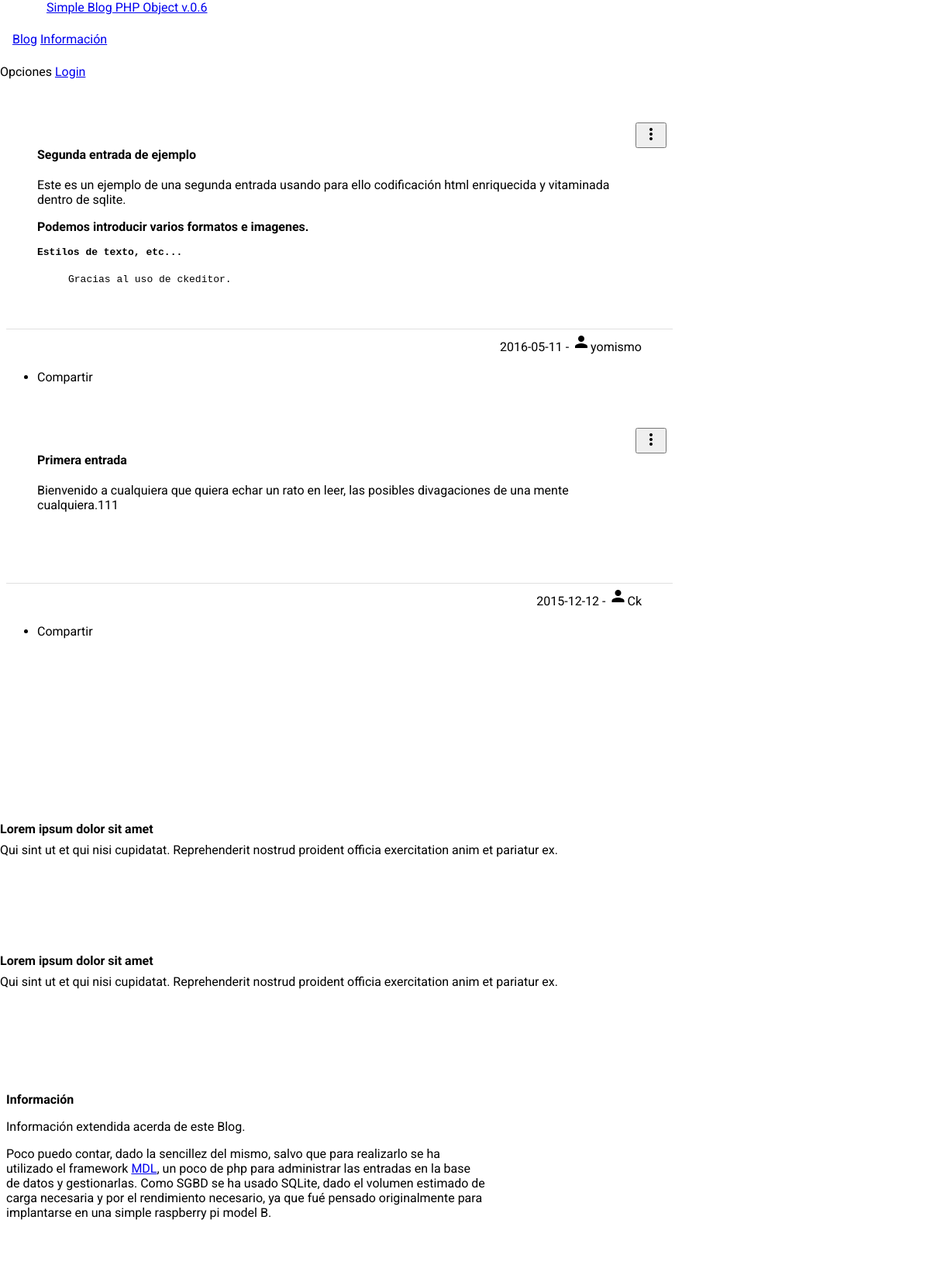
The page / on the database its author committed.
### tables this page shows
CREATE TABLE "entradas" ("id" INTEGER PRIMARY KEY  AUTOINCREMENT  NOT NULL , "titulo" TEXT NOT NULL , "entrada" TEXT, "autor" TEXT, "fecha" TEXT DEFAULT CURRENT_DATE, "extra" TEXT);

### object_blog/object_blog_database.php (called while the page is built, shortened)
<?php
class Database
{
    private static $db = null;
    private $nombrefiledb='blog.sqlite';
    private static $pdo;
    public static function getInstance()
    {
        if (self::$db === null) {
            self::$db = new self();
        }
        return self::$db;
    }
    public function getDb()
    {
        if (self::$pdo == null) {
            self::$pdo = new SQLite3($this->nombrefiledb);
            self::$pdo->busyTimeout(5000);
        }
        return self::$pdo;
    }
}
?>

### object_blog/object_blog_control.php (called while the page is built, shortened)
<?php
if (file_exists("object_blog/object_blog_database.php")) {
  require("object_blog/object_blog_database.php");}
else {echo'ERROR!!!';}
class object_blog_control {
	public function listarSQL($sentencia){
    try {
				$this->resultados = Database::getInstance()->getDb()->query($sentencia);
				return true;
		} catch (PDOException $e) {
				return false;
		}
	}
}
?>

### object_blog/object_blog_view.php (the view, shortened to what this page needs)
<?php
class object_blog_view {
public $html='';
public function __construct2($title,$descripcion) {
  if ($title!=''){
    $this->html=str_replace('%%title%%',$title,$this->htmlcab);
  }
  if ($descripcion!=''){
    $this->html=str_replace('%%descripcion%%',$descripcion,$this->html);
  }
}
public function v_control1($control){
	if ($control===TRUE) {
    $this->html=$this->html.'
    <a href="index.php?p=blog&cblog=nuevae" class="mdl-button mdl-js-button mdl-button--raised mdl-button--colored" data-toggle="modal">Nueva entrada</a>
    <a href="index.php?p=blog" class="mdl-button mdl-js-button mdl-button--raised mdl-button--colored" data-toggle="modal">Regargar</a>
    <a href="#ModalInfo" class="mdl-button mdl-js-button mdl-button--raised mdl-button--colored" data-toggle="modal">Informacion</a>
    <a href="#modalAyuda" class="mdl-button mdl-js-button mdl-button--raised mdl-button--colored" data-toggle="modal">Ayuda</a>
    <a href="index.php?action=logout" class="mdl-button mdl-js-button mdl-button--raised mdl-button--colored" data-toggle="modal">Cerrar Sesion</a>
    ';
		} else {
        $this->html=$this->html.
        '<a class="mdl-button mdl-js-button mdl-button--raised mdl-button--colored" href="#openModal">
          Login
          </a>';
		}
    $this->html=$this->html.
    '	  </div>
    <main class="mdl-layout__content">
        <div class="mdl-layout__tab-panel is-active" id="overview">';
}
public function v_mostrarentrada($cidr,$titulo,$autor,$fecha,$entrada,$loginstatus){
  echo'
  <section class="section--center mdl-grid mdl-grid--no-spacing mdl-shadow--2dp">
              <div class="mdl-card mdl-cell mdl-cell--12-col">
                <div class="mdl-card__supporting-text">';
  echo '	            <h4>'.$titulo.'</h4>
           '.$entrada.'';
  echo '              </div>
                <div class="mdl-card__actions">';
  if ($loginstatus) {
  echo '<a class="mdl-button mdl-js-button mdl-button--raised mdl-js-ripple-effect mdl-button--accent" href="index.php?p=blog&cblog=beliminar&idr='.$cidr.'">
    BORRAR
  </a>
  <a class="mdl-button mdl-js-button mdl-button--raised mdl-js-ripple-effect mdl-button--accent" href="index.php?p=blog&cblog=editar&idr='.$cidr.'">
    EDITAR
  </a><br><div class="" align="right">'.$fecha.' - <i class="material-icons">person</i>'.$autor.'</div>';
  } else {
  echo '        <div class="" align="right">'.$fecha.' - <i class="material-icons">person</i>'.$autor.'</div>';
  }
  echo '              </div>
              </div>
              <button class="mdl-button mdl-js-button mdl-js-ripple-effect mdl-button--icon" id="btn4">
                <i class="material-icons">more_vert</i>
              </button>
              <ul class="mdl-menu mdl-js-menu mdl-menu--bottom-right" for="btn4">
                <li class="mdl-menu__item"><a class="dialog-button">Compartir</a></li>
                <!--li class="mdl-menu__item" disabled>Ipsum</li>
                <li class="mdl-menu__item">Dolor</li-->
              </ul>
  </section>
  ';
}
public function viewcab() {
  echo $this->html;
}
public function viewfooter() {
  echo $this->htmlfooter;
}
}
?>

### index.php
<?php
if (file_exists("object_blog/object_blog.php")) {
	require("object_blog/object_blog.php");
	$blog=new object_blog();
	$blog->create();
} else {
  echo "CAGADA Y MUUUU GORDA.....";
}
?>

### object_blog/object_blog.php (shortened to what this page needs)
<?php
class object_blog {
  private $cblog='';
  private $blog_control=null;
  private $view=null;
  private $loginstatus=false;
  function __construct() {
    if (file_exists("login/OneFileLoginApplication.php")) {
      $applogin = new OneFileLoginApplication();
    }else {echo'ERROR!!!';}
    if ($applogin->getUserLoginStatus()) {
      $this->loginstatus=TRUE;
    } else {
      $this->loginstatus=FALSE;
    }
    if (file_exists("object_blog/object_blog_control.php")) {
      require("object_blog/object_blog_control.php");}
    else {echo'Object ERROR!!!';}
    $this->blog_control=new object_blog_control();
    $this->blog_control->__construct1('blog.sqlite');
    if (file_exists("object_blog/object_blog_view.php")) {
      require("object_blog/object_blog_view.php");
      $this->view=new object_blog_view('Simple Blog PHP Object v.0.6','Simple Blog PHP Object v.0.6 by cikeron');
      $this->view->v_control1($this->loginstatus);
      $this->view->viewcab();
    } else{
        echo 'ERROR cargando...';
    }
    $this->cblog= isset($_GET["cblog"]) ? $_GET["cblog"]:null;
  }
  public function create(){
    switch ($this->cblog) {
    	default:
           if ($this->blog_control->listarSQL('SELECT * FROM entradas ORDER BY fecha Desc')){
             while ($row = $this->blog_control->resultados->fetchArray()) {
              $cidr=$row[0];
             	$titulo=$row[1];
             	$entrada=$row[2];
             	$autor=$row[3];
             	$fecha=$row[4];
              $this->view->v_mostrarentrada($cidr,$titulo,$autor,$fecha,$entrada,$this->loginstatus);
             }
           } else {
             echo 'ERROR al listar!!!!';
           }
    		break;
    }
    $this->view->viewfooter();
  }
}
?>

### css/styles.css (style rules this page uses)
html, body { font-family: 'Roboto', 'Helvetica', sans-serif; margin: 0; padding: 0; }
.mdl-demo .mdl-layout__header-row { padding-left: 60px; }
.mdl-demo .mdl-layout:not(.is-small-screen) .mdl-layout__tab-bar, .mdl-demo .mdl-layout:not(.is-small-screen) .mdl-layout__tab-bar-container { overflow: visible; }
.mdl-demo .mdl-layout__tab-bar { padding: 0; padding-left: 16px; box-sizing: border-box; height: 100%; width: 100%; }
.mdl-demo .mdl-layout__tab-bar .mdl-layout__tab { height: 64px; line-height: 64px; }
.mdl-demo .mdl-layout__tab-bar .mdl-layout__tab.is-active::after { background-color: white; height: 4px; }
.mdl-demo main > .mdl-layout__tab-panel { padding: 8px; padding-top: 48px; }
.mdl-demo .mdl-card { height: auto; display: -webkit-flex; display: -ms-flexbox; display: flex; -webkit-flex-direction: column; -ms-flex-direction: column; flex-direction: column; }
.mdl-demo .mdl-card > * { height: auto; }
.mdl-demo .mdl-card .mdl-card__supporting-text { margin: 40px; -webkit-flex-grow: 1; -ms-flex-positive: 1; flex-grow: 1; padding: 0; color: inherit; width: calc(100% - 80px); }
.mdl-demo.mdl-demo .mdl-card__supporting-text h4 { margin-top: 0; margin-bottom: 20px; }
.mdl-demo .mdl-card__actions { margin: 0; padding: 4px 40px; color: inherit; }
.mdl-demo .mdl-card__supporting-text + .mdl-card__actions { border-top: 1px solid rgba(0, 0, 0, 0.12); }
.mdl-demo .mdl-layout__content section:not(:last-of-type) { position: relative; margin-bottom: 48px; }
.mdl-demo section.section--center { max-width: 860px; }
.mdl-demo #features section.section--center { max-width: 620px; }
.mdl-demo section > button { position: absolute; z-index: 99; top: 8px; right: 8px; }
.mdl-demo section .section__text { -webkit-flex-grow: 1; -ms-flex-positive: 1; flex-grow: 1; -webkit-flex-shrink: 0; -ms-flex-negative: 0; flex-shrink: 0; padding-top: 8px; }
.mdl-demo section .section__text h5 { font-size: inherit; margin: 0; margin-bottom: 0.5em; }
.mdl-demo section .section__circle-container > .section__circle-container__circle { width: 64px; height: 64px; border-radius: 32px; margin: 8px 0; }
.mdl-demo section.section--footer .section__circle--big { width: 100px; height: 100px; border-radius: 50px; margin: 8px 32px; }
.mdl-demo section.section--footer { padding: 64px 0; margin: 0 -8px -8px -8px; }
.mdl-demo .mdl-layout__tab-panel:not(#overview) { background-color: white; }
.mdl-demo #features section { margin-bottom: 72px; }
.mdl-demo #features h4, #features h5 { margin-bottom: 16px; }

### rows shown on the page
entradas: titulo "Segunda entrada de ejemplo", entrada "Este es un ejemplo de una segunda entrada usando para ello codificación html enriquecida y vitaminada dentro de sqlite. Podemos introducir varios formatos e imagenes. Estilos de texto, etc... Gracias al uso de ckeditor.", fecha "2016-05-11", autor "yomismo"
entradas: titulo "Primera entrada", entrada "Bienvenido a cualquiera que quiera echar un rato en leer, las posibles divagaciones de una mente cualquiera.111", fecha "2015-12-12", autor "Ck"

### other values the page prints
$this->html "Simple Blog PHP Object v.0.6 Blog Información Opciones"
